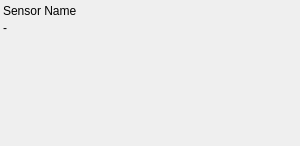
<?xml version="1.0" encoding="UTF-8"?>
<ui version="4.0">
 <class>Form</class>
 <widget class="QWidget" name="Form">
  <property name="geometry">
   <rect>
    <x>0</x>
    <y>0</y>
    <width>300</width>
    <height>146</height>
   </rect>
  </property>
  <property name="sizePolicy">
   <sizepolicy hsizetype="Preferred" vsizetype="Maximum">
    <horstretch>0</horstretch>
    <verstretch>0</verstretch>
   </sizepolicy>
  </property>
  <property name="maximumSize">
   <size>
    <width>300</width>
    <height>146</height>
   </size>
  </property>
  <property name="windowTitle">
   <string>Form</string>
  </property>
  <property name="styleSheet">
   <string notr="true"/>
  </property>
  <property name="class" stdset="0">
   <string>materialsubcard</string>
  </property>
  <layout class="QGridLayout" name="gridLayout">
   <property name="leftMargin">
    <number>0</number>
   </property>
   <property name="topMargin">
    <number>0</number>
   </property>
   <property name="rightMargin">
    <number>0</number>
   </property>
   <property name="bottomMargin">
    <number>0</number>
   </property>
   <property name="spacing">
    <number>0</number>
   </property>
   <item row="0" column="0">
    <widget class="QFrame" name="MyFrame">
     <property name="sizePolicy">
      <sizepolicy hsizetype="Preferred" vsizetype="Maximum">
       <horstretch>0</horstretch>
       <verstretch>0</verstretch>
      </sizepolicy>
     </property>
     <property name="frameShape">
      <enum>QFrame::NoFrame</enum>
     </property>
     <property name="frameShadow">
      <enum>QFrame::Plain</enum>
     </property>
     <layout class="QGridLayout" name="gridLayout_2" rowstretch="1,10" columnstretch="1,1">
      <property name="leftMargin">
       <number>3</number>
      </property>
      <property name="topMargin">
       <number>3</number>
      </property>
      <property name="rightMargin">
       <number>0</number>
      </property>
      <property name="bottomMargin">
       <number>3</number>
      </property>
      <property name="spacing">
       <number>3</number>
      </property>
      <item row="0" column="0" colspan="2">
       <widget class="QLabel" name="title">
        <property name="styleSheet">
         <string notr="true"/>
        </property>
        <property name="text">
         <string>Sensor Name</string>
        </property>
        <property name="wordWrap">
         <bool>true</bool>
        </property>
       </widget>
      </item>
      <item row="1" column="0">
       <widget class="QLabel" name="description">
        <property name="styleSheet">
         <string notr="true"/>
        </property>
        <property name="text">
         <string>-</string>
        </property>
        <property name="scaledContents">
         <bool>true</bool>
        </property>
        <property name="alignment">
         <set>Qt::AlignLeading|Qt::AlignLeft|Qt::AlignTop</set>
        </property>
        <property name="wordWrap">
         <bool>true</bool>
        </property>
        <property name="class" stdset="0">
         <string>expt-description</string>
        </property>
       </widget>
      </item>
      <item row="1" column="1">
       <widget class="QLabel" name="image">
        <property name="sizePolicy">
         <sizepolicy hsizetype="MinimumExpanding" vsizetype="MinimumExpanding">
          <horstretch>0</horstretch>
          <verstretch>0</verstretch>
         </sizepolicy>
        </property>
        <property name="minimumSize">
         <size>
          <width>120</width>
          <height>120</height>
         </size>
        </property>
        <property name="text">
         <string/>
        </property>
        <property name="alignment">
         <set>Qt::AlignLeading|Qt::AlignLeft|Qt::AlignTop</set>
        </property>
        <property name="class" stdset="0">
         <string>expt-image</string>
        </property>
       </widget>
      </item>
     </layout>
    </widget>
   </item>
  </layout>
 </widget>
 <resources/>
 <connections/>
</ui>
